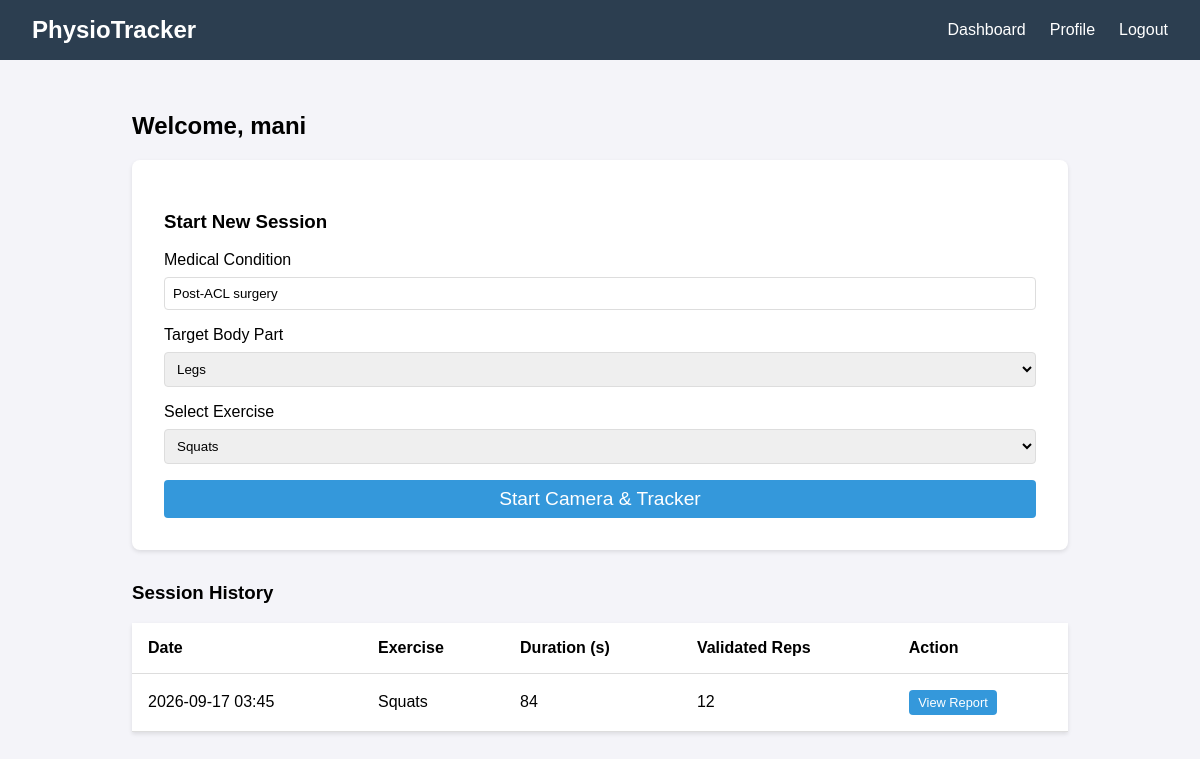
The page /dashboard (signed in) on the database its author committed.
### models.py (models this page shows)
class User(UserMixin, db.Model):
    id = db.Column(db.Integer, primary_key=True)
    username = db.Column(db.String(150), unique=True, nullable=False)
    password_hash = db.Column(db.String(150), nullable=False)
    profile = db.relationship('PatientProfile', backref='user', uselist=False)
    parameters = db.relationship('ParameterSet', backref='user', lazy=True)
    sessions = db.relationship('SessionLog', backref='user', lazy=True)

class PatientProfile(db.Model):
    id = db.Column(db.Integer, primary_key=True)
    user_id = db.Column(db.Integer, db.ForeignKey('user.id'), nullable=False)
    first_name = db.Column(db.String(100))
    last_name = db.Column(db.String(100))
    age = db.Column(db.Integer)
    condition = db.Column(db.String(200))
    protocol = db.Column(db.String(200))

class SessionLog(db.Model):
    id = db.Column(db.Integer, primary_key=True)
    user_id = db.Column(db.Integer, db.ForeignKey('user.id'), nullable=False)
    exercise_name = db.Column(db.String(100), nullable=False)
    date = db.Column(db.DateTime, default=datetime.utcnow)
    duration_seconds = db.Column(db.Integer, nullable=False, default=0)
    validated_reps = db.Column(db.Integer, nullable=False, default=0)
    measured_values_json = db.Column(db.Text) # Storing JSON string of reps
    feedback_events = db.Column(db.Text) # Storing JSON string of feedback

### app.py (the view)
@app.route('/dashboard')
@login_required
def dashboard():
    sessions = SessionLog.query.filter_by(user_id=current_user.id).order_by(SessionLog.date.desc()).all()
    return render_template('dashboard.html', sessions=sessions, user=current_user)

### app.py (called while the page is built)
@login_manager.user_loader
def load_user(user_id):
    return User.query.get(int(user_id))

### templates/dashboard.html (shortened to what this page needs)
{% extends 'base.html' %}
{% block content %}
<div class="dashboard">
    <h2>Welcome, {{ current_user.username }}</h2>
    <div class="exercises setup-form-container">
        <h3>Start New Session</h3>
        <form method="POST" action="{{ url_for('start_session') }}" class="setup-form">
            <div class="form-group">
                <label>Medical Condition</label>
                <input type="text" name="condition" value="{{ user.profile.condition or '' }}" placeholder="e.g., Post-ACL Surgery">
            </div>
            <div class="form-group">
                <label>Target Body Part</label>
                <select name="body_part" id="bodyPartSelect">
                    <option value="Legs">Legs</option>
                </select>
            </div>
            <div class="form-group">
                <label>Select Exercise</label>
                <select name="exercise" id="exerciseSelect">
                    <option value="Squats">Squats</option>
                </select>
            </div>
            <button type="submit" class="btn btn-primary" style="font-size: 1.2rem; width: 100%;">Start Camera & Tracker</button>
        </form>
    </div>
    <div class="history">
        <h3>Session History</h3>
        {% if sessions %}
        <table>
            <thead>
                <tr>
                    <th>Date</th>
                    <th>Exercise</th>
                    <th>Duration (s)</th>
                    <th>Validated Reps</th>
                    <th>Action</th>
                </tr>
            </thead>
            <tbody>
                {% for session in sessions %}
                <tr>
                    <td>{{ session.date.strftime('%Y-%m-%d %H:%M') }}</td>
                    <td>{{ session.exercise_name }}</td>
                    <td>{{ session.duration_seconds }}</td>
                    <td>{{ session.validated_reps }}</td>
                    <td><a href="{{ url_for('report', session_id=session.id) }}" class="btn" style="padding: 0.3rem 0.6rem; font-size: 0.8rem;">View Report</a></td>
                </tr>
                {% endfor %}
            </tbody>
        </table>
        {% else %}
        <p>No sessions logged yet.</p>
        {% endif %}
    </div>
</div>
{% endblock %}

### static/css/style.css (style rules this page uses)
* { box-sizing: border-box; font-family: Arial, sans-serif; }
body { margin: 0; padding: 0; background-color: #f4f4f9; }
.btn { background-color: #3498db; color: white; padding: 0.5rem 1rem; text-decoration: none; border: none; border-radius: 4px; cursor: pointer; display: inline-block; }
.form-group { margin-bottom: 1rem; }
.form-group label { display: block; margin-bottom: 0.5rem; }
.form-group input { width: 100%; padding: 0.5rem; border: 1px solid #ddd; border-radius: 4px; }
table { width: 100%; border-collapse: collapse; background: white; box-shadow: 0 2px 4px rgba(0,0,0,0.1); }
table th, table td { padding: 1rem; text-align: left; border-bottom: 1px solid #ddd; }
.setup-form-container { background: white; padding: 2rem; border-radius: 8px; box-shadow: 0 2px 4px rgba(0,0,0,0.1); margin-bottom: 2rem; }
.setup-form select { width: 100%; padding: 0.5rem; border: 1px solid #ddd; border-radius: 4px; }

### rows shown on the page
User: username "mani"
PatientProfile: condition "Post-ACL surgery"
SessionLog: date "2026-09-17 03:45", exercise_name "Squats", duration_seconds "84", validated_reps "12"
